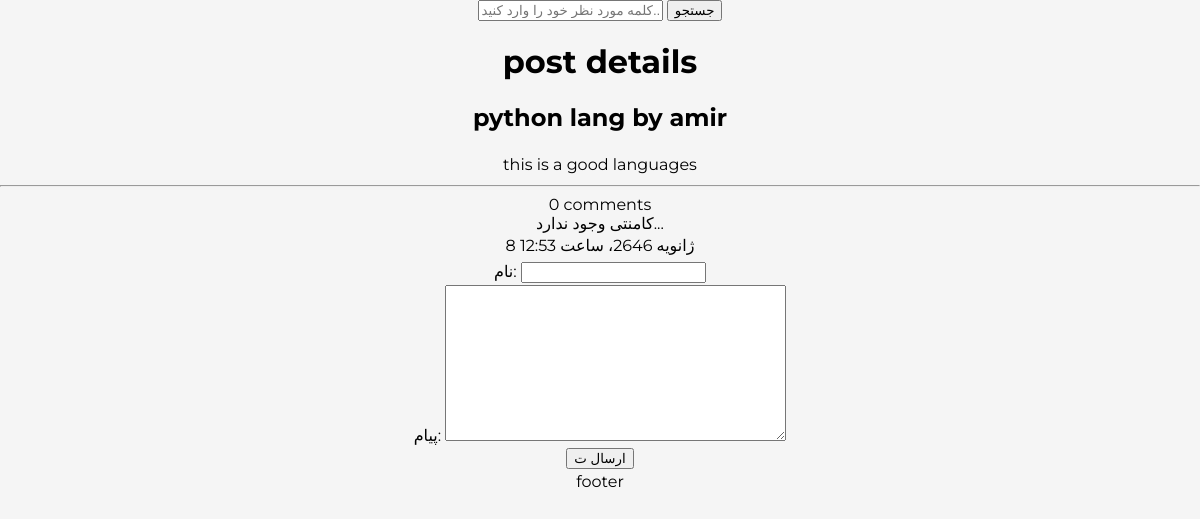
The page /Posts/6 on the database its author committed.
### bloog/models.py (models this page shows, shortened)
class Post(models.Model):
    class Status(models.TextChoices):
        DRAFT='DR','DRAFT'
        PUBLISHED='PB','PUBLISHED'
        REGECTED='RG','REGECTED'
    title = models.CharField(max_length=20,verbose_name='عنوان')
    description = models.TextField(verbose_name='توضیحات')
    slug = models.SlugField(max_length=100,verbose_name='اسلاگ')
    status=models.CharField(max_length=2,choices=Status.choices,default=Status.DRAFT,verbose_name='وضعیت')
    author=models.ForeignKey(User, on_delete=models.CASCADE,related_name="user_post",verbose_name='نویسنده')
    publish = models.DateTimeField(default=timezone.now,verbose_name='تاریخ انتشار')
    create = models.DateTimeField(auto_now_add=True,verbose_name='ناریخ تولید')
    update = models.DateTimeField(auto_now=True,verbose_name='تاریخ بروزرسانی')
    objects = models.Manager()
    published = publishedManager()
    reading_time=models.PositiveIntegerField(verbose_name='زمان مطالعه',default='14')
    class Meta:
        ordering = ['-publish']
        indexes=[
            models.Index(fields=['-publish'])
        ]
        verbose_name_plural="پست ها"

### bloog/views.py (the view)
# urls.py: path('Posts/<pk>',PostDetail,name='PostDetail'),
def PostDetail(request,pk):
    post=get_object_or_404(Post,id=pk,status=Post.Status.PUBLISHED)
    form=CommentForm()
    comments=post.comments.filter(active=True)
    context={
        'post':post,
        'form':form,
        'comments':comments,
    }
    return render(request,'blog/detail.html',context)

### bloog/forms.py
class CommentForm(forms.ModelForm):
    class Meta:
        model=Comment
        fields=['name','body']
        widget={
            'body':forms.TextInput(attrs={
                'placeholder':'متن'
            }
            )
        }

### bloog/templatetags/blog_tags.py (called while the page is built)
@register.filter()
def to_markdown(text):
    return  mark_safe (markdown(text))

### bloog/templates/blog/detail.html (shortened to what this page needs)
{% extends 'parent/base.html' %}
{%load blog_tags%}
{% block content %}
    <h1>post details</h1>
    <h2>{{ post.title }} by {{post.author}}</h2>
    <p>{{ post.description | to_markdown  }}</p>
    <hr>
    <div>
        {%with comments.count as cm_co%}
            {{cm_co}} comment{{cm_co|pluralize}}
        {% endwith %}
    </div>
    <div>
        {% for cm in comments %}
            {{cm.body|linebreaks}}
            <br>
            {{cm.name}}
        {% empty %}
            کامنتی وجود ندارد...
        {% endfor %}
    </div>
    <p>{{ post.publish }}</p>
    <form method="post" action="{% url 'blog:post_comment' post.id%}">
        {{form.as_p}}
        <button type="submit">ارسال ت</button>
    </form>
{% endblock %}

### bloog/static/css/base.css (style rules this page uses)
* { box-sizing: border-box; }
body { text-align: center; --h: 182deg; --l: 35%; --brandColor: hsl(var(--h), 71%, var(--l)); font-family: Montserrat, sans-serif; margin: 0; background-color: whitesmoke; }
p { margin: 0; line-height: 1.6; }
h1 { text-align: center important!; background-color: #fa1010 important!; width: 350px important!; height: 74px important!; }

### rows shown on the page
Post: title "python lang", author "amir", description|to_markdown "this is a good languages", publish "8 ژانویه 2646، ساعت 12:53"

### other values the page prints
{{ cm_co }} "0"
